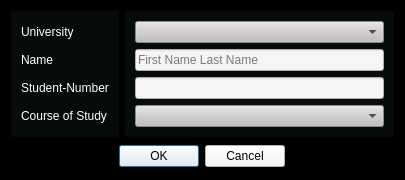
<?xml version="1.0" encoding="UTF-8"?>
<ui version="4.0">
 <class>NewUserData</class>
 <widget class="QWidget" name="NewUserData">
  <property name="geometry">
   <rect>
    <x>0</x>
    <y>0</y>
    <width>405</width>
    <height>180</height>
   </rect>
  </property>
  <property name="sizePolicy">
   <sizepolicy hsizetype="Fixed" vsizetype="Fixed">
    <horstretch>0</horstretch>
    <verstretch>0</verstretch>
   </sizepolicy>
  </property>
  <property name="minimumSize">
   <size>
    <width>405</width>
    <height>180</height>
   </size>
  </property>
  <property name="maximumSize">
   <size>
    <width>405</width>
    <height>180</height>
   </size>
  </property>
  <property name="contextMenuPolicy">
   <enum>Qt::DefaultContextMenu</enum>
  </property>
  <property name="windowTitle">
   <string>Add User Data</string>
  </property>
  <property name="windowOpacity">
   <double>1.000000000000000</double>
  </property>
  <property name="styleSheet">
   <string notr="true">background-color: rgb(0, 0, 0);</string>
  </property>
  <layout class="QVBoxLayout" name="verticalLayout_3">
   <item>
    <layout class="QHBoxLayout" name="horizontalLayout">
     <item>
      <widget class="QFrame" name="frame_2">
       <property name="styleSheet">
        <string notr="true">background-color: rgb(6, 12, 10);</string>
       </property>
       <property name="frameShape">
        <enum>QFrame::StyledPanel</enum>
       </property>
       <property name="frameShadow">
        <enum>QFrame::Raised</enum>
       </property>
       <layout class="QVBoxLayout" name="verticalLayout_2">
        <item>
         <widget class="QLabel" name="label_University">
          <property name="styleSheet">
           <string notr="true">font: 700 11pt &quot;Graduate&quot; ;
color: rgb(255, 255, 255);</string>
          </property>
          <property name="text">
           <string>University</string>
          </property>
         </widget>
        </item>
        <item>
         <widget class="QLabel" name="label_StudentName">
          <property name="styleSheet">
           <string notr="true">font: 700 11pt &quot;Graduate&quot; ;
color: rgb(255, 255, 255);</string>
          </property>
          <property name="text">
           <string>Name</string>
          </property>
         </widget>
        </item>
        <item>
         <widget class="QLabel" name="label_StudentNumber">
          <property name="styleSheet">
           <string notr="true">font: 700 11pt &quot;Graduate&quot; ;
color: rgb(255, 255, 255);</string>
          </property>
          <property name="text">
           <string>Student-Number</string>
          </property>
         </widget>
        </item>
        <item>
         <widget class="QLabel" name="label_CourseOfStudy">
          <property name="styleSheet">
           <string notr="true">font: 700 11pt &quot;Graduate&quot; ;
color: rgb(255, 255, 255);</string>
          </property>
          <property name="text">
           <string>Course of Study</string>
          </property>
         </widget>
        </item>
       </layout>
      </widget>
     </item>
     <item>
      <widget class="QFrame" name="frame">
       <property name="styleSheet">
        <string notr="true">background-color: rgb(6, 12, 10);</string>
       </property>
       <property name="frameShape">
        <enum>QFrame::StyledPanel</enum>
       </property>
       <property name="frameShadow">
        <enum>QFrame::Raised</enum>
       </property>
       <layout class="QVBoxLayout" name="verticalLayout">
        <item>
         <widget class="QComboBox" name="comboBox_University">
          <property name="styleSheet">
           <string notr="true">background-color: rgb(192, 191, 188);
color: rgb(0, 0, 0);</string>
          </property>
         </widget>
        </item>
        <item>
         <widget class="QLineEdit" name="lineEdit_StudentName">
          <property name="styleSheet">
           <string notr="true">background-color: rgb(246, 245, 244);
color: rgb(0, 0, 0);</string>
          </property>
          <property name="text">
           <string/>
          </property>
          <property name="placeholderText">
           <string>First Name Last Name</string>
          </property>
         </widget>
        </item>
        <item>
         <widget class="QLineEdit" name="lineEdit_StudentNumber">
          <property name="styleSheet">
           <string notr="true">background-color: rgb(246, 245, 244);
color: rgb(0, 0, 0);</string>
          </property>
         </widget>
        </item>
        <item>
         <widget class="QComboBox" name="comboBox_CourseOfStudy">
          <property name="styleSheet">
           <string notr="true">background-color: rgb(192, 191, 188);
color: rgb(0, 0, 0);</string>
          </property>
         </widget>
        </item>
       </layout>
      </widget>
     </item>
    </layout>
   </item>
   <item alignment="Qt::AlignHCenter|Qt::AlignVCenter">
    <widget class="QDialogButtonBox" name="buttonBox">
     <property name="styleSheet">
      <string notr="true">background-color: rgb(246, 245, 244);
color: rgb(0, 0, 0);</string>
     </property>
     <property name="standardButtons">
      <set>QDialogButtonBox::Cancel|QDialogButtonBox::Ok</set>
     </property>
    </widget>
   </item>
  </layout>
 </widget>
 <resources/>
 <connections/>
</ui>
